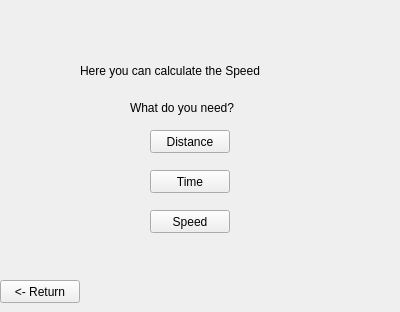
<?xml version="1.0" encoding="UTF-8"?>
<ui version="4.0">
 <class>Form</class>
 <widget class="QWidget" name="Form">
  <property name="geometry">
   <rect>
    <x>0</x>
    <y>0</y>
    <width>400</width>
    <height>312</height>
   </rect>
  </property>
  <property name="windowTitle">
   <string>Form</string>
  </property>
  <widget class="QLabel" name="label">
   <property name="geometry">
    <rect>
     <x>80</x>
     <y>40</y>
     <width>251</width>
     <height>61</height>
    </rect>
   </property>
   <property name="text">
    <string>Here you can calculate the Speed</string>
   </property>
  </widget>
  <widget class="QPushButton" name="pushButton">
   <property name="geometry">
    <rect>
     <x>0</x>
     <y>280</y>
     <width>80</width>
     <height>23</height>
    </rect>
   </property>
   <property name="text">
    <string>&lt;- Return</string>
   </property>
  </widget>
  <widget class="QPushButton" name="pushButton_2">
   <property name="geometry">
    <rect>
     <x>150</x>
     <y>130</y>
     <width>80</width>
     <height>23</height>
    </rect>
   </property>
   <property name="text">
    <string>Distance</string>
   </property>
  </widget>
  <widget class="QLabel" name="label_2">
   <property name="geometry">
    <rect>
     <x>130</x>
     <y>100</y>
     <width>151</width>
     <height>16</height>
    </rect>
   </property>
   <property name="text">
    <string>What do you need? </string>
   </property>
  </widget>
  <widget class="QPushButton" name="pushButton_3">
   <property name="geometry">
    <rect>
     <x>150</x>
     <y>170</y>
     <width>80</width>
     <height>23</height>
    </rect>
   </property>
   <property name="text">
    <string>Time</string>
   </property>
  </widget>
  <widget class="QPushButton" name="pushButton_4">
   <property name="geometry">
    <rect>
     <x>150</x>
     <y>210</y>
     <width>80</width>
     <height>23</height>
    </rect>
   </property>
   <property name="text">
    <string>Speed</string>
   </property>
  </widget>
 </widget>
 <resources/>
 <connections/>
</ui>
